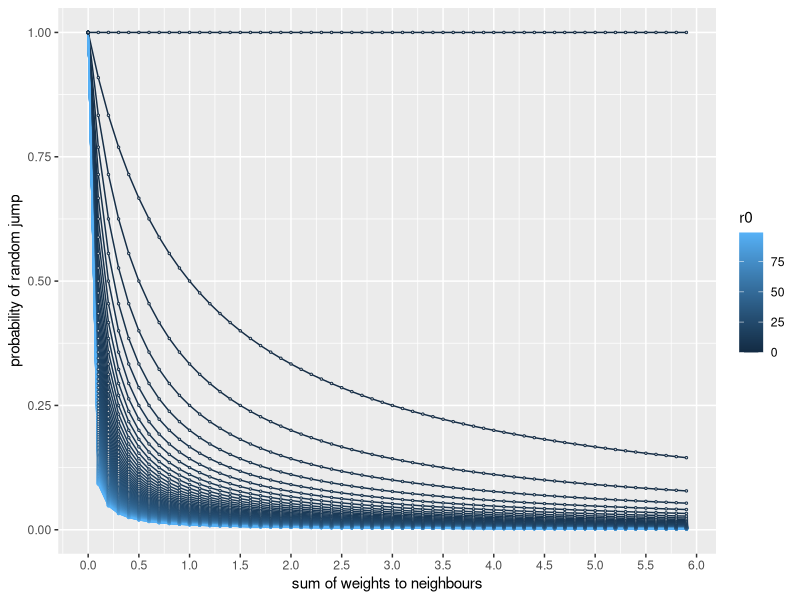

This chart was generated by the following R code:
## ---- chunk 1
rm(list=ls())
df <- data.frame(weigths=numeric(), 
                 r0=numeric(),
                 probabilityRJ=numeric(), 
                 stringsAsFactors=FALSE) 
randomJumpProbability <- function(r0,weights) {
  return(1/(1+r0*weights))
}

for (r0 in seq(99,0,-1)) {
  for (weights in seq(0.00001,6,0.1)) {
    df <- rbind(df,c(weights,r0,randomJumpProbability(r0,weights)))
  }
}

colnames(df) <- c('weights','r0','probabilityRJ')

library(ggplot2)
ggplot(data=df, aes(x=weights, y=probabilityRJ, group=r0, color = r0)) +
    geom_line() +
    geom_point( size=0.5, shape=21, fill="lightgray")+
    ylab('probability of random jump')+
    xlab('sum of weights to neighbours')+
    scale_x_continuous(breaks=seq(0,6,0.5))
    
